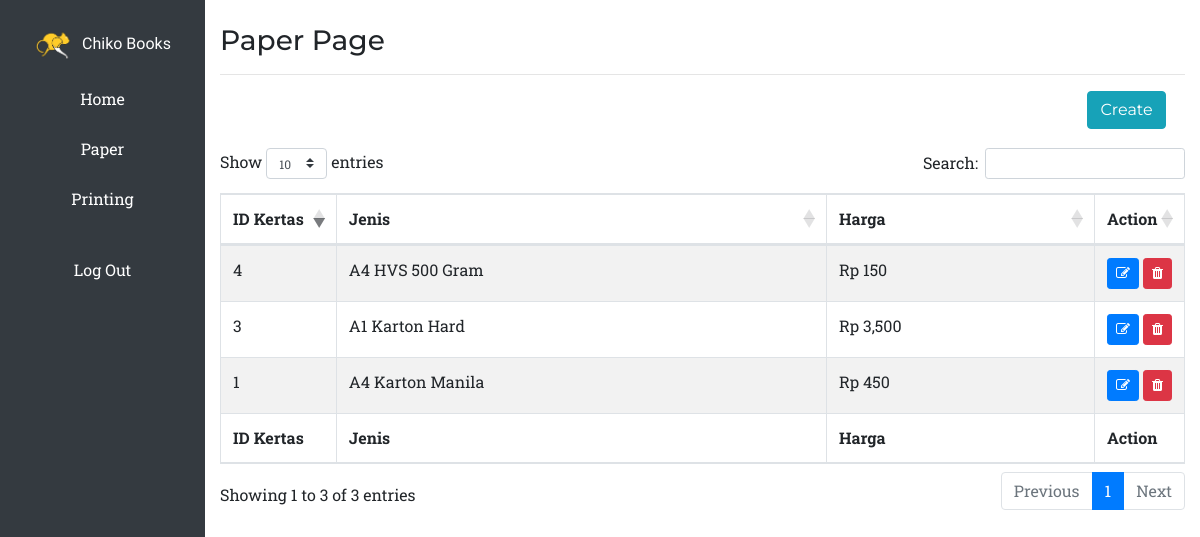
Page /admin/paper.php (signed in) on the committed database.
### tables this page shows
CREATE TABLE IF NOT EXISTS `kertas` (
  `id_kertas` int(11) NOT NULL AUTO_INCREMENT,
  `jenis` varchar(30) NOT NULL,
  `harga` double NOT NULL,
  PRIMARY KEY (`id_kertas`)
);

### admin/paper.php (the view, shortened to what this page needs)
<?php
  include "../config.php";
?>
<!DOCTYPE html>
<html lang="en">
  <head>
    <?php include "../cdn.php"; ?>
    <link href="../assets/css/primary.css" rel="stylesheet">
    <link href="assets/css/navbar.css" rel="stylesheet">
    <link href="assets/css/paper.css" rel="stylesheet">
  </head>
  <body>
    <div class="row">
      <?php
        include "navbar.php";
      ?>
      <div class="col-10">
        <br>
        <div class="container">
          <h3>Paper Page</h3>
          <hr>
          <div class="row">
          	<div class="col-12 text-right">
          			<button type="button" class="btn btn-info create" data-toggle="modal" data-target="#modal-create">
          				Create
          			</button>
          		</div>
          </div>
          <table id="example" class="table table-striped table-bordered" style="width:100%">
            <thead>
              <tr>
          			<th>ID Kertas</th>
                <th>Jenis</th>
                <th>Harga</th>
                <th>Action</th>
              </tr>
            </thead>
          	<tbody>
          		<?php
                $line = "SELECT * FROM kertas";
                $query = mysqli_query($conn, $line);
                while ($kertas = mysqli_fetch_array($query, MYSQLI_ASSOC)):
              ?>
          			<tr>
          				<td><?php echo $kertas['id_kertas']; ?></td>
          				<td><?php echo $kertas['jenis']; ?></td>
          				<td>Rp <?php echo number_format($kertas['harga']); ?></td>
          				<td>
          					<a href="#" class="btn btn-sm btn-primary" data-toggle="modal" data-target="#modal-edit<?php echo $kertas['id_kertas']; ?>">
                      <i class="fa fa-edit"></i>
                    </a>
                    <a href="#" class="btn btn-sm btn-danger" onclick="del('<?php echo $kertas['id_kertas']; ?>');">
                      <i class="fa fa-trash act"></i>
                    </a>
          				</td>
          			</tr>
              <?php
                endwhile;
              ?>
          	</tbody>
          	<tfoot>
              <tr>
                <th>ID Kertas</th>
                <th>Jenis</th>
                <th>Harga</th>
                <th>Action</th>
              </tr>
            </tfoot>
          </table>
        </div>
      </div>
    </div>
  </body>
</html>

### assets/css/primary.css (style rules this page uses)
body { font-family: 'Roboto Slab', -apple-system, BlinkMacSystemFont, 'Segoe UI', Roboto, 'Helvetica Neue', Arial, sans-serif, 'Apple Color Emoji', 'Segoe UI Emoji', 'Segoe UI Symbol', 'Noto Color Emoji'; }
h1,h2,h3,h4,h5,h6,.btn { font-family: 'Montserrat', -apple-system, BlinkMacSystemFont, 'Segoe UI', Roboto, 'Helvetica Neue', Arial, sans-serif, 'Apple Color Emoji', 'Segoe UI Emoji', 'Segoe UI Symbol', 'Noto Color Emoji'; }

### admin/assets/css/navbar.css (style rules this page uses)
a, a:hover { color: white; text-decoration: none; }

### admin/assets/css/paper.css (style rules this page uses)
.create { margin-bottom: 2%; margin-right: 2%; }

### rows in the picture
kertas: id_kertas "1", jenis "A4 Karton Manila", harga "450"
kertas: id_kertas "3", jenis "A1 Karton Hard", harga "3,500"
kertas: id_kertas "4", jenis "A4 HVS 500 Gram", harga "150"
